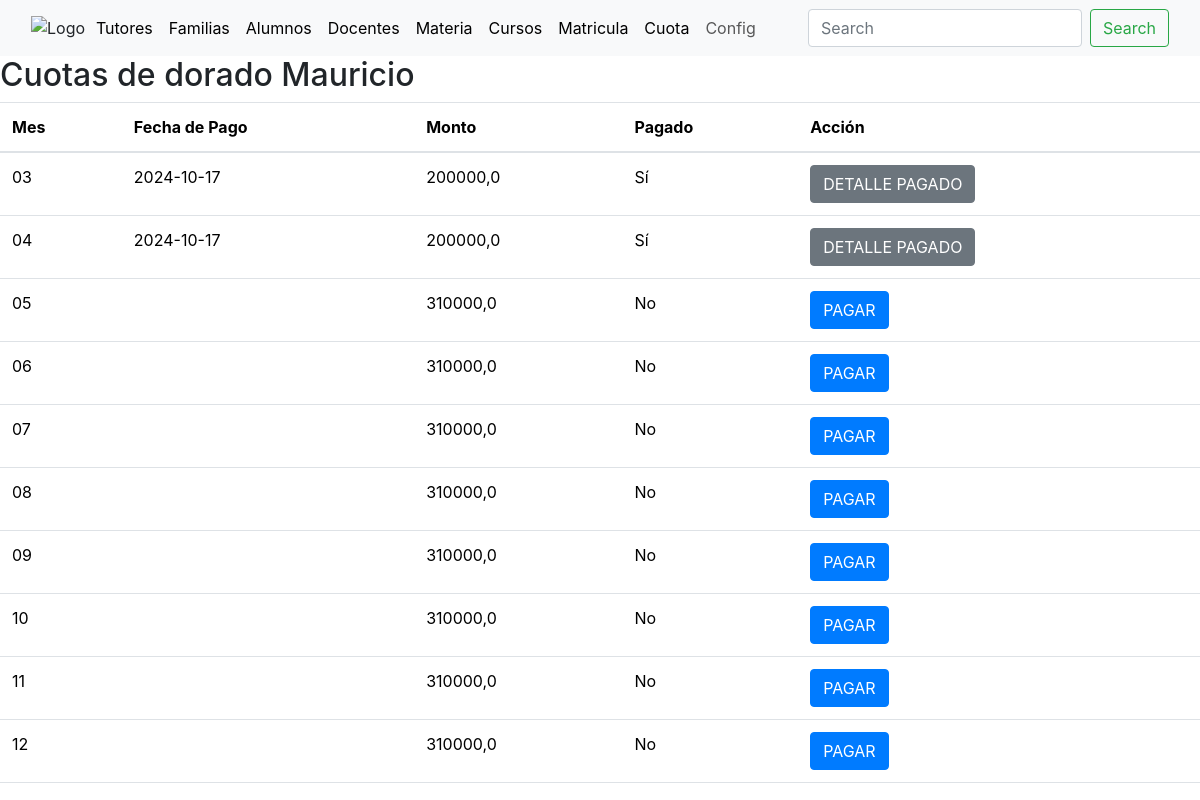
Page /cuotas_alumno/23/ on the earlier database version.
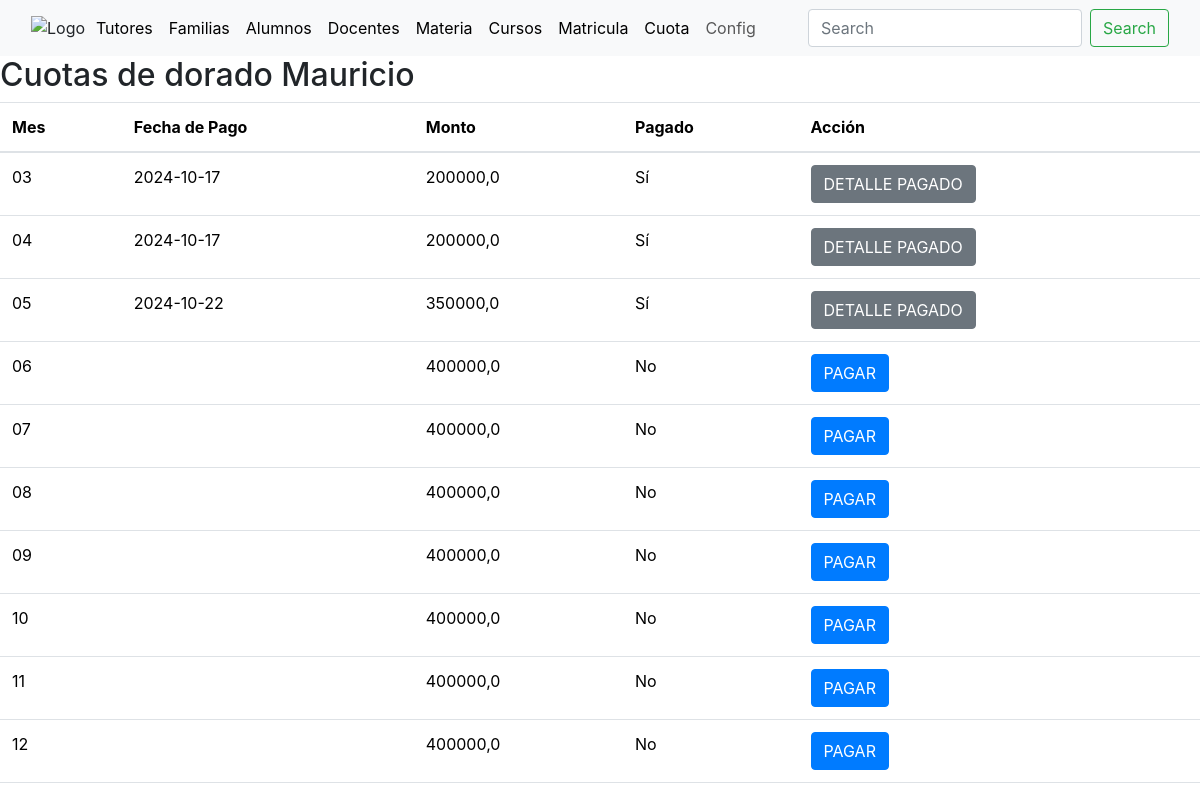
Same page on the later database version.
### academico/models.py (models this page shows, shortened)
class Alumnos(models.Model):
    Familia = models.ForeignKey(Familia, on_delete=models.CASCADE)
    curso = models.ForeignKey(Cursos, on_delete=models.CASCADE, null=True, blank=True)
    Baja_Alumno = models.BooleanField()
    Casa = models.ForeignKey(Casas, on_delete=models.CASCADE)
    Colegio = models.ForeignKey(Colegios, on_delete=models.CASCADE)
    Lugar_Nacimiento = models.ForeignKey(Lugar_Nacimiento, on_delete=models.CASCADE)
    Nacionalidad = models.ForeignKey(Nacionalidad, on_delete=models.CASCADE)
    Localidad = models.ForeignKey(Localidad, on_delete=models.CASCADE)
    Apellidos = models.CharField(max_length=255)
    Nombres = models.CharField(max_length=255)
    DNI = models.CharField(max_length=255)
    Edad = models.IntegerField()
    Fecha_Nacimiento = models.DateField()
    Domicilio = models.CharField(max_length=255)
    Email_Institucional = models.EmailField()
    Email_Personal = models.EmailField()
    Escuela_Procedencia = models.CharField(max_length=255)
    Enfermedades = models.CharField(max_length=255)
    Toma_Medicamentos = models.CharField(max_length=255)
    Telefono_Urgencia = models.CharField(max_length=255)
    generos = [('V', 'Varón'),('M', 'Mujer'),]
    Sexo = models.CharField(max_length=1, choices=generos)
    def __str__(self):
        return '%s %s '%(self.Apellidos, self.Nombres)
    class Meta:
        db_table = 'Alumnos'
        verbose_name = 'Alumno'
        verbose_name_plural = 'Alumnos'

class Cuotas(models.Model):
    Alumnos = models.ForeignKey(Alumnos, on_delete=models.CASCADE)
    Tutor = models.ForeignKey(Tutores, on_delete=models.CASCADE,default=None)
    Año = models.CharField(max_length=4,default=1)
    Mes = models.CharField(max_length=4,default=1) ## MES Y AÑO QUE SE ABONA LA CUOTA
    Fecha_hora_del_pago = models.DateField(default=None, null=True,blank=True) ## FECHA Y HORA DEL PAGO DE LA CUOTA
    Monto_cuota = models.FloatField(default=200000)
    Pagado = models.BooleanField(default=False)
    Anticipado = models.BooleanField(default=False)
    Anticipado_pagado = models.BooleanField(default=False)
    Extraordinario = models.CharField(max_length=255, default=None, blank=True)
    class Meta:
        db_table = 'Cuotas'
        verbose_name = 'Cuota'
        verbose_name_plural = 'Cuotas'

### contable/views.py (the view)
# urls.py: path('cuotas_alumno/<int:alumno_id>/', views.cuotas_alumno, name='cuotas_alumno'),
def cuotas_alumno(request, alumno_id):
    alumno = get_object_or_404(Alumnos, pk=alumno_id)
    cuotas_alumno = Cuotas.objects.filter(Alumnos=alumno)
    context = {
        'alumno': alumno,
        'cuotas_alumno': cuotas_alumno,
    }
    return render(request, 'cuotas_alumno.html', context)

### contable/templates/cuotas_alumno.html (shortened to what this page needs)
{% extends 'base.html' %}
{% block content %}
  <h2>Cuotas de {{ alumno }}</h2>
  <table class="table">
    <thead>
      <tr>
        <th>Mes</th>
        <th>Fecha de Pago</th>
        <th>Monto</th>
        <th>Pagado</th>
        <th>Acción</th>
      </tr>
    </thead>
    <tbody>
      {% for cuota in cuotas_alumno %}
      <tr>
        <td>{{ cuota.Mes }}</td>
        <td>
          {% if cuota.Pagado %}
            {{ cuota.Fecha_hora_del_pago|date:"Y-m-d" }}
          {% endif %}
        </td>
        <td>{{ cuota.Monto_cuota }}</td>
        <td>
          {% if cuota.Pagado %}
            Sí
          {% else %}
            No
          {% endif %}
        </td>
        <td>
          {% if not cuota.Pagado %}
            <a href="{% url 'pagocuota_form' cuota.id %}?monto={{ cuota.Monto_cuota|stringformat:"f" }}" class="btn btn-primary">PAGAR</a>
          {% else %}
            <a href="{% url 'detalle_pago' cuota.id %}" class="btn btn-secondary">DETALLE PAGADO</a>
          {% endif %}
        </td>
      </tr>
      {% endfor %}
    </tbody>
  </table>
{% endblock %}

### academico/templates/base.html (shortened to what this page needs)
{% load static %}
<!DOCTYPE html>
<html lang="en">
<head>
    <link href="https://cdn.jsdelivr.net/npm/bootstrap@5.3.3/dist/css/bootstrap.min.css" rel="stylesheet">
    <link rel="stylesheet" href="https://stackpath.bootstrapcdn.com/bootstrap/4.5.2/css/bootstrap.min.css">
</head>
<body>
    <header>
        <nav class="navbar navbar-expand-lg bg-body-tertiary">
            <div class="container-fluid">
              <img src="{% static 'img/escudo.png' %}" width="5%" alt="Logo" id="logo-link">
              <div class="collapse navbar-collapse" id="navbarSupportedContent">
                <ul class="navbar-nav me-auto mb-2 mb-lg-0">
                    <li class="nav-item">
                      <a class="nav-link active" aria-current="page" href='{% url 'tutores_list'%}'>Tutores</a>
                    </li>
                    <li class="nav-item">
                      <a class="nav-link active" aria-current="page" href='{% url 'familia_list'%}'>Familias</a>
                    </li>
                    <li class="nav-item">
                      <a class="nav-link active" aria-current="page" href='{% url 'lista_alumnos'%}'>Alumnos</a>
                    </li>
                    <li class="nav-item">
                      <a class="nav-link active" aria-current="page" href='{% url 'docentes_list'%}'>Docentes</a>
                    </li>
                    <li class="nav-item">
                      <a class="nav-link active" aria-current="page" href='{% url 'materia_list'%}'>Materia</a>
                    </li>
                    <li class="nav-item">
                      <a class="nav-link active" aria-current="page" href='{% url 'cursos_list'%}'>Cursos</a>
                    </li>
                    <li class="nav-item">
                      <a class="nav-link active" aria-current="page" href='{% url 'listar_matriculas'%}'>Matricula</a>
                    </li>
                    <li class="nav-item">
                      <a class="nav-link active" aria-current="page" href='{% url 'lista_cuotas'%}'>Cuota</a>
                    </li>
                    <li class="nav-item">
                      <a class="nav-link" aria-current="page" href='{% url 'configuracion'%}'>Config</a>
                    </li>
                </ul>
                <form class="d-flex" role="search">
                  <input class="form-control me-2" type="search" placeholder="Search" aria-label="Search">
                  <button class="btn btn-outline-success" type="submit">Search</button>
                </form>
              </div>
            </div>
          </nav>
    </header>
    {% block content %}
    {% endblock %}
</body>
</html>

Differences in the rows shown:
changed Cuotas (number 3 of 10 on the later page): Fecha_hora_del_pago (not shown) → "2024-10-22"; Monto_cuota "310000,0" → "350000,0"; Pagado "No PAGAR" → "Sí DETALLE PAGADO"
changed Cuotas (number 4 of 10 on the later page): Monto_cuota "310000,0" → "400000,0"
changed Cuotas (number 5 of 10 on the later page): Monto_cuota "310000,0" → "400000,0"
changed Cuotas (number 6 of 10 on the later page): Monto_cuota "310000,0" → "400000,0"
changed Cuotas (number 7 of 10 on the later page): Monto_cuota "310000,0" → "400000,0"
changed Cuotas (number 8 of 10 on the later page): Monto_cuota "310000,0" → "400000,0"
changed Cuotas (number 9 of 10 on the later page): Monto_cuota "310000,0" → "400000,0"
changed Cuotas (number 10 of 10 on the later page): Monto_cuota "310000,0" → "400000,0"
